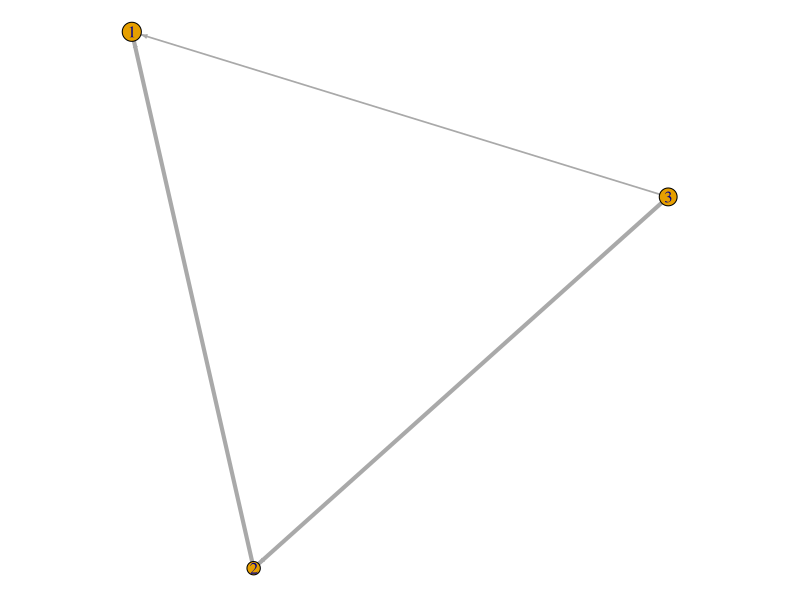

Reproduce this figure in R.
## ---- chunk 1
#Generate data
question <- c(1,2,3,1,2,3,1,2,3,1,2,3,1,2,3,1,2,3,1)
stid <- c(1,1,1,2,2,2,3,3,3,4,4,4,5,5,5,6,6,6,7)
correct <- c(1,1,1,0,0,1,1,0,1,1,0,0,1,1,1,0,1,0,1)
t.stamp <- c("2012/01/04", "2012/01/19", "2012/01/11", "2012/01/02", "2012/01/07", "2012/01/10", "2012/01/12", "2012/01/06", "2012/01/20", "2012/01/08", "2012/01/22", "2012/01/28", "2012/01/17", "2012/01/14", "2012/01/02", "2012/01/03", "2012/01/25", "2012/01/08", "2012/01/08")

D1 <- data.frame(stid, question, correct, t.stamp)
D1$t.stamp <- as.Date(D1$t.stamp)

## ---- chunk 2
library(reshape2)

#Create list of item combinations 
comb.list <- combn(unique(D1$question, incomparables = FALSE), 2, simplify = TRUE)
comb.list <- t(comb.list)
comb.list <- data.frame(comb.list)

#iterate over combination list
tempmat <- NULL
tempmat1 <- NULL
tempmat2 <- NULL
tempmat3 <- NULL
tempmat4 <- NULL
tempmat5 <- NULL
tempmat6 <- NULL
tempmat7 <- NULL
tempmat8 <- NULL


for(i in 1:length(comb.list)){
  tempmat <- subset(D1, question == comb.list$X1[i] | question == comb.list$X2[i])
  #Remove students with only one of the two questions
  dup <- as.vector(tempmat$stid)
  dup <- unique(dup[duplicated(dup)])
  tempmat <- tempmat[tempmat$stid %in% dup, ]
  tempmat <- tempmat[order(tempmat$stid, tempmat$t.stamp),]
  #Split into ordered pairs & separate students by order
  tempmat$order <- seq(1,2,1)
  tempmat1 <- subset(tempmat, order == 1)
  tempmat2 <- split(tempmat1, tempmat1$question)
  list1 <- tempmat2[[1]]$stid
  list2 <- tempmat2[[2]]$stid
  #Generate dataframe for each group
  tempmat3 <- tempmat[tempmat$stid %in% list1, ]
  tempmat4 <- tempmat[tempmat$stid %in% list2, ]
  #Remove uneeded variables
  tempmat5 <- tempmat3[c(1,3)]
  tempmat6 <- tempmat4[c(1,3)]
  #Aggregate by student to identify correct -> correct
  tempmat7 <- aggregate(tempmat5, by = list(tempmat5$stid), FUN = sum)
  tempmat7$count <- ifelse(tempmat7$correct == 2, 1, 0)
  tempmat8 <- aggregate(tempmat6, by = list(tempmat6$stid), FUN = sum)
  tempmat8$count <- ifelse(tempmat8$correct == 2, 1, 0)
  #Record in main dataframe
  comb.list$avg1[i] <- mean(tempmat7$count)
  comb.list$avg2[i] <- mean(tempmat8$count)
  
    tempmat <- NULL
    tempmat1 <- NULL
    tempmat2 <- NULL
    tempmat3 <- NULL
    tempmat4 <- NULL
    tempmat5 <- NULL
    tempmat6 <- NULL
    tempmat7 <- NULL
    tempmat8 <- NULL
    rm(list1)
    rm(list2)
    rm(dup)
}

#Calculate distance
comb.list$distance <- 1/sqrt((comb.list$avg1 - comb.list$avg2)^2)
comb.list$distance <- ifelse(comb.list$distance == Inf, 0, comb.list$distance)

#Identify from and to
comb.list$from <- ifelse(comb.list$avg1 > comb.list$avg2, comb.list$X1, comb.list$X2)
comb.list$to <- ifelse(comb.list$avg1 < comb.list$avg2, comb.list$X1, comb.list$X2)

#Create edge list
edge <- comb.list[,c(6,7,5)]

#Create vertice list
node <- data.frame(D1$question, D1$correct)
node <- aggregate(node, by = list(node$D1.question), FUN = mean)
node <- node[,c(1,3)]
names(node) <- c("item", "difficulty")

## ---- chunk 3
library(igraph)

d <- graph.data.frame(edge, directed=TRUE, vertices=node)

par(mar=c(0,0,0,0)) #eliminate margins

plot(d, 
     layout=layout.fruchterman.reingold,
     vertex.size=node$difficulty*10,
     edge.arrow.size=0.3,
     edge.width=edge$distance)

